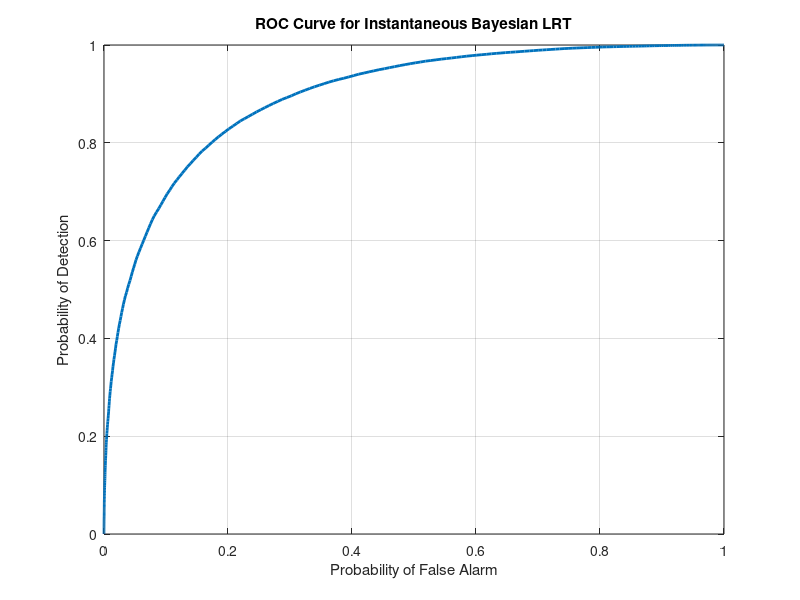

Reproduce this figure in MATLAB.
clc;
clear;
close all;
A1 = 1;                  
A2 = 2;                  
fc = 1;                 
phi = pi/4;
sigma = 1;               
MC = 100000;             
t0 = 0.2;
s = A1*cos(2*pi*fc*t0);
j = A2*sin(2*pi*fc*t0 + phi);
T_H0 = zeros(1,MC);
T_H1 = zeros(1,MC);
for k = 1:MC
    w0 = sigma*randn;
    w1 = sigma*randn;
    y0 = s + w0;
    y1 = s + j + w1;
    T_H0(k) = j*(y0 - s);
    T_H1(k) = j*(y1 - s);
end
thresholds = linspace(min(T_H0),max(T_H1),500);
Pd = zeros(size(thresholds));
Pfa = zeros(size(thresholds));
for k = 1:length(thresholds)
    lambda = thresholds(k);
    %% Probability of detection
    Pd(k) = mean(T_H1 > lambda);
    %% Probability of false alarm
    Pfa(k) = mean(T_H0 > lambda);
end
%% PLOT ROC
figure;
plot(Pfa,Pd,'LineWidth',2);
xlabel('Probability of False Alarm');

ylabel('Probability of Detection');

title('ROC Curve for Instantaneous Bayesian LRT');

grid on;

%% THEORETICAL THRESHOLD

gamma = (j^2)/2;

disp('Theoretical Bayesian Threshold = ');
disp(gamma);
